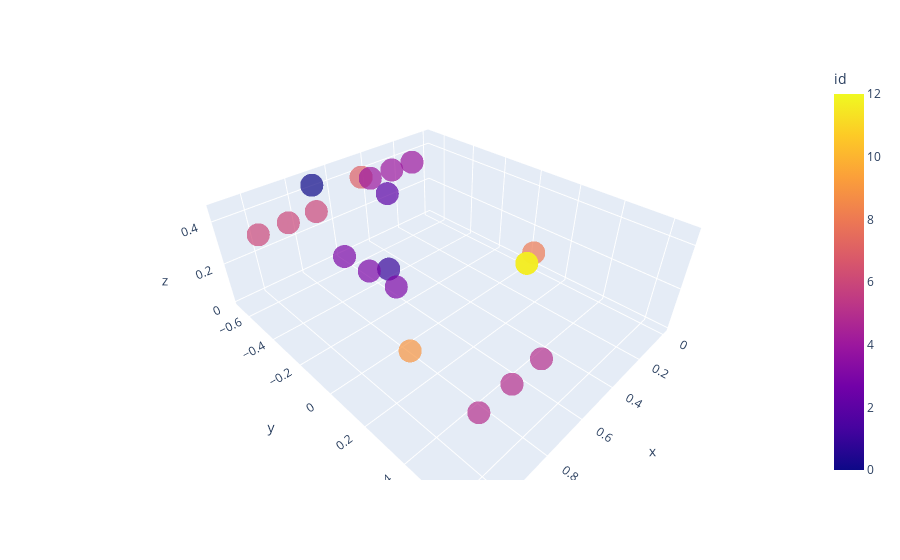

Here is the notebook cell this chart was saved with:
### Code cell
import plotly.graph_objects as go
import plotly.express as px
sample = dataset[k]
s = copy.deepcopy(sample["state"]).numpy()
s = np.concatenate( [s,np.arange(0,13,1).reshape(-1,1)], axis = 1)
extensions = []
for obj in s:
    if obj[9] > 3:
        ext = copy.deepcopy(obj)
        ext2 = copy.deepcopy(obj)
        ds = 0.125
        
        ext[0] += ds * ext[7]
        ext[1] += ds * ext[8]
        ext2[0] -= ds * ext[7]
        ext2[1] -= ds * ext[8]
        extensions.append(ext)
        extensions.append(ext2)
extensions = np.array(extensions)
s = np.concatenate([s, np.array(extensions)], axis = 0)
fig = go.Figure()
fig = px.scatter_3d(s, x = 0, y = 1, z = 2, color = 10, hover_data=[10, 9] ,labels = {"0" : "x", "1": "y", "2":"z", "9":"type", "10": "id"}, opacity = 0.7)
fig.show()
# input()

### Figure 1 — Plotly figure (JSON) as saved in the notebook; plotly's stock layout.template omitted (floating-point values rounded to 4 significant figures)
{"data": [{"customdata": [[0, 1], [1, 2], [2, 3], [3, 4], [4, 5], [5, 5], [6, 4], [7, 2], [8, 1], [9, 1], [10, 0], [11, 0], [12, 0], [3, 4], [3, 4], [4, 5], [4, 5], [5, 5], [5, 5], [6, 4], [6, 4]], "hovertemplate": "x=%{x}<br>y=%{y}<br>z=%{z}<br>id=%{marker.color}<br>type=%{customdata[1]}<extra></extra>", "legendgroup": "", "marker": {"color": [0, 1, 2, 3, 4, 5, 6, 7, 8, 9, 10, 11, 12, 3, 3, 4, 4, 5, 5, 6, 6], "coloraxis": "coloraxis", "opacity": 0.7, "symbol": "circle"}, "mode": "markers", "name": "", "scene": "scene", "showlegend": false, "type": "scatter3d", "x": [0.704, 0.8752, 0.5546, 0.9558, 0.3555, 0.9795, 0.9482, 0.5028, 0.4545, 1.081, 0, 0, 0, 0.962, 0.9496, 0.2305, 0.4805, 0.8545, 1.104, 1.073, 0.8232], "y": [-0.6769, 0.04787, -0.3431, 0.05169, -0.5533, 0.6548, -0.4606, -0.5909, 0.329, 0.3853, 0, 0, 0, -0.07315, 0.1765, -0.5537, -0.5529, 0.6543, 0.6553, -0.4607, -0.4605], "z": [0.425, 0.425, 0.45, 0.4593, 0.425, 0.425, 0.425, 0.425, 0.425, 0.425, 0, 0, 0, 0.4593, 0.4593, 0.425, 0.425, 0.425, 0.425, 0.425, 0.425]}], "layout": {"coloraxis": {"colorbar": {"title": {"text": "id"}}, "colorscale": [[0, "#0d0887"], [0.1111, "#46039f"], [0.2222, "#7201a8"], [0.3333, "#9c179e"], [0.4444, "#bd3786"], [0.5556, "#d8576b"], [0.6667, "#ed7953"], [0.7778, "#fb9f3a"], [0.8889, "#fdca26"], [1, "#f0f921"]]}, "legend": {"tracegroupgap": 0}, "margin": {"t": 60}, "scene": {"domain": {"x": [0, 1], "y": [0, 1]}, "xaxis": {"title": {"text": "x"}}, "yaxis": {"title": {"text": "y"}}, "zaxis": {"title": {"text": "z"}}}}}
